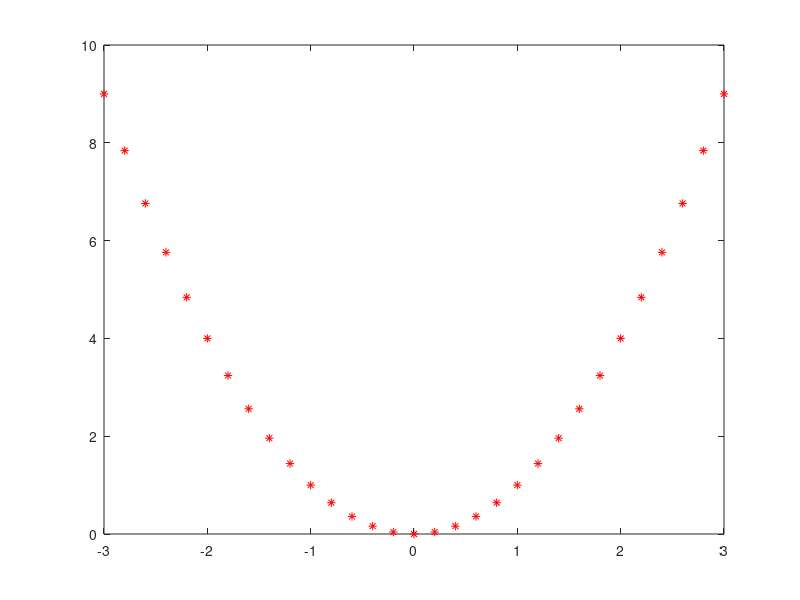

This chart was generated by the following MATLAB code:

% PlotTests.m

x = [-3 : 0.2 : 3];
y = x .^ 2;
z = x .^ 3;

xy  = [x ; y];
xyz = [x ; y ; z];

plot (x, y);
pause

clf ; plot (x, y, 'r*');


